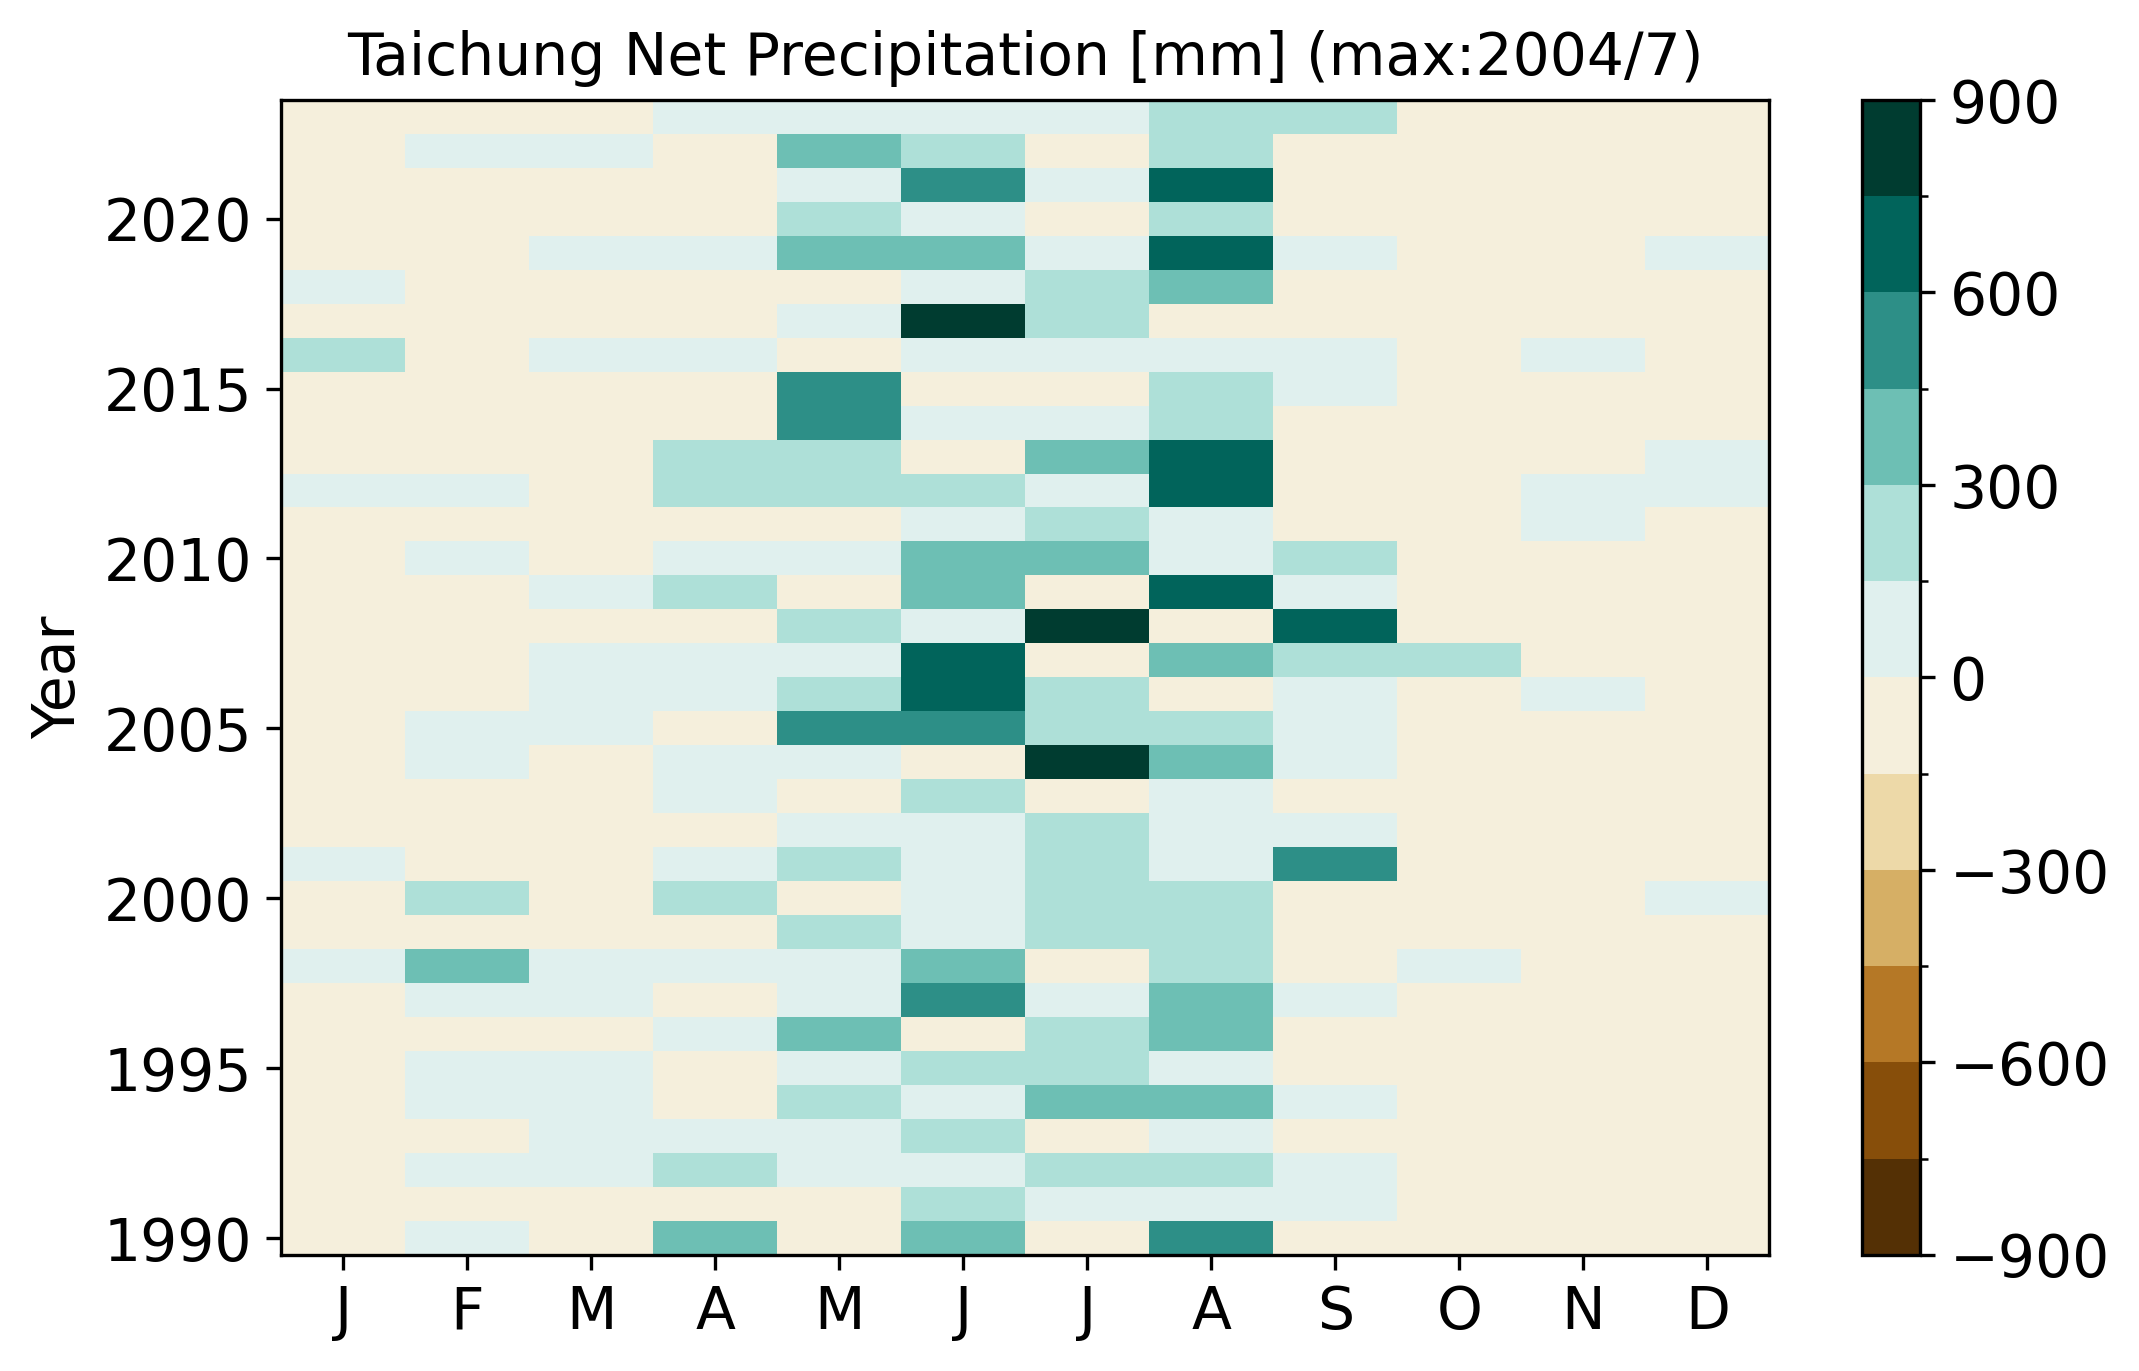

The script that saved this image:
import numpy as np
from matplotlib import pyplot as plt,colors,cm

file=open('midp_b.txt','w')

#read precipitation and evaporation (without years and months)
pre=np.loadtxt('46749_Precipitation.txt',encoding='utf-16',skiprows=1,usecols=(1,2,3,4,5,6,7,8,9,10,11,12))
eva=np.loadtxt('46749_Evaporation.txt',encoding='utf-16',skiprows=1,usecols=(1,2,3,4,5,6,7,8,9,10,11,12))

m=np.arange(1,13,1) #months list
y=np.arange(1990,2024,1) #years list
mm,yy=np.meshgrid(m,y)

net=np.zeros((len(y),len(m)))

#compute every net precipitation
for i in range(len(y)):
	for j in range(len(m)):
		net[i][j]=pre[i][j]-eva[i][j]

maxid=[0,0]
maxid[0],maxid[1]=np.argmax(net)//len(m),np.argmax(net)%len(m) #find location of max net precipitation with [yth/mth-1] from 1990/01

##write down all of net precipitation and show when is  precipitation max.
file.write(f'#Taichung Net Precipitation [mm] (max: {1990+maxid[0]}/{1+maxid[1]})\n')
for i in range(len(y)):
	for j in range(len(m)):
		result=f'{round(net[i][j],1):6.1f} '
		file.write(result)
	file.write('\n')

##plot and write when is precipitation max in title
plt.subplots(figsize=[8,5])
cmap=cm.BrBG
norm=colors.BoundaryNorm(np.arange(-900,901,150),cmap.N)
c=plt.pcolormesh(mm,yy,net,cmap=cmap,shading='nearest',norm=norm)
plt.colorbar(c,orientation='vertical').ax.tick_params(labelsize=14)
plt.xticks(np.arange(1,13,1),['J','F','M','A','M','J','J','A','S','O','N','D'],fontsize=14)
plt.yticks(np.arange(1990,2021,5),fontsize=14)
plt.title(f'Taichung Net Precipitation [mm] (max:{1990+maxid[0]}/{maxid[1]+1})',fontsize=14)
plt.ylabel('Year',fontsize=14)
plt.savefig('midp_b.png',bbox_inches='tight',dpi=300)

file.close()
